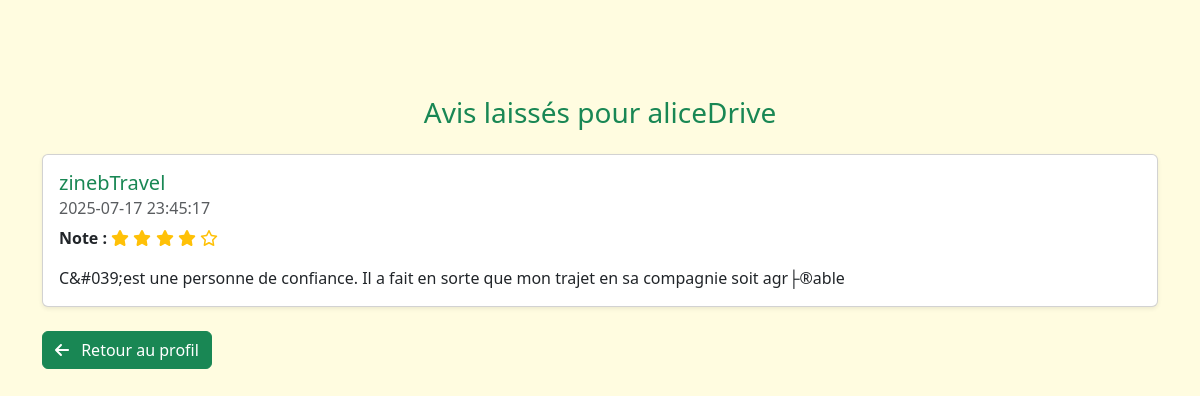
Before: /liste_avis.php?id=1 with the older database file.
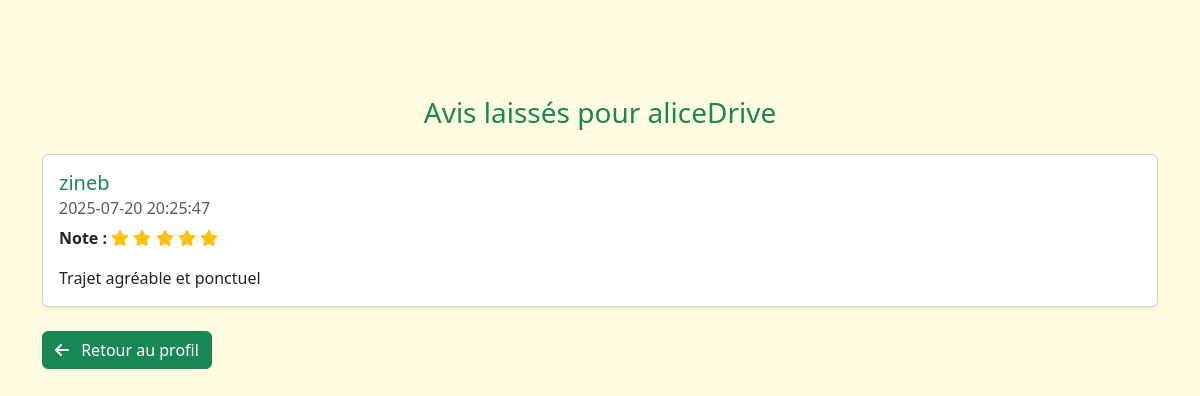
After: the same page with the newer database file.
### tables this page shows
CREATE TABLE utilisateur (
  id_utilisateur INT AUTO_INCREMENT PRIMARY KEY,
  pseudo         VARCHAR(50)  NOT NULL,
  email          VARCHAR(100) NOT NULL UNIQUE,
  mot_de_passe   VARCHAR(255) NOT NULL,
  nom            VARCHAR(50),
  prenom         VARCHAR(50),
  role           ENUM('utilisateur','conducteur','employe','admin') DEFAULT 'utilisateur',
  photo          VARCHAR(255),
  credits        INT DEFAULT 0,
  suspendu       TINYINT(1) DEFAULT 0,
  UNIQUE KEY uq_utilisateur_pseudo (pseudo)
);

CREATE TABLE avis (
  id_avis        INT AUTO_INCREMENT PRIMARY KEY,
  id_utilisateur INT NOT NULL,         
  id_conducteur  INT NOT NULL,         
  note           INT NOT NULL,
  commentaire    TEXT,
  date_avis      DATETIME DEFAULT CURRENT_TIMESTAMP,
  valide         TINYINT(1) DEFAULT 0,
  CONSTRAINT chk_avis_note CHECK (note BETWEEN 1 AND 5),
  CONSTRAINT fk_avis_auteur
    FOREIGN KEY (id_utilisateur) REFERENCES utilisateur(id_utilisateur)
    ON DELETE CASCADE ON UPDATE CASCADE,
  CONSTRAINT fk_avis_conducteur
    FOREIGN KEY (id_conducteur) REFERENCES utilisateur(id_utilisateur)
    ON DELETE CASCADE ON UPDATE CASCADE,
  KEY idx_avis_conducteur (id_conducteur)
);

### liste_avis.php (the view, shortened to what this page needs)
<?php
include_once 'config.php';
$id_conducteur = (int) $_GET['id'];
$stmt = $pdo->prepare("SELECT pseudo FROM utilisateur WHERE id_utilisateur = ?");
$stmt->execute([$id_conducteur]);
$conducteur = $stmt->fetch();
$stmt = $pdo->prepare("
    SELECT a.*, u.pseudo AS pseudo_passager
    FROM avis a
    INNER JOIN utilisateur u ON a.id_utilisateur = u.id_utilisateur
    WHERE a.id_conducteur = ?
    ORDER BY a.date_avis DESC
");
$stmt->execute([$id_conducteur]);
$avis = $stmt->fetchAll(PDO::FETCH_ASSOC);
?>
<!DOCTYPE html>
<html lang="fr">
<head>
    <link rel="stylesheet" href="https://cdn.jsdelivr.net/npm/bootstrap@5.3.0/dist/css/bootstrap.min.css">
    <link rel="stylesheet" href="https://cdnjs.cloudflare.com/ajax/libs/font-awesome/6.5.0/css/all.min.css">
</head>
    <body style="background-color: #fffce0;" class="py-5">
<div class="container py-5">
    <h3 class="text-center text-success mb-4">
        Avis laissés pour <?= htmlspecialchars($conducteur['pseudo']) ?>
    </h3>
    <?php if (!empty($avis)): ?>
        <?php foreach ($avis as $a): ?>
            <div class="card mb-3 shadow-sm">
                <div class="card-body">
                    <h5 class="card-title text-success"><?= htmlspecialchars($a['pseudo_passager']) ?></h5>
                    <h6 class="card-subtitle mb-2 text-muted"><?= htmlspecialchars($a['date_avis']) ?></h6>
                    <p class="card-text">
    <strong>Note :</strong>
    <?php for ($i = 1; $i <= 5; $i++): ?>
        <i class="<?= $i <= $a['note'] ? 'fas' : 'far' ?> fa-star text-warning"></i>
    <?php endfor; ?></p>
                    <p class="card-text"><?= nl2br(htmlspecialchars($a['commentaire'])) ?></p>
                </div>
            </div>
        <?php endforeach; ?>
    <?php else: ?>
        <div class="alert alert-info">Ce conducteur n’a pas encore reçu d’avis.</div>
    <?php endif; ?>
    <div class="mt-4">
        <a href="/conducteur/05_profil_conducteur.php?id=<?= $id_conducteur ?>" class="btn btn-success">
            <i class="fas fa-arrow-left me-2"></i> Retour au profil
        </a>
    </div>
</div>
</body>
</html>

Changed rows visible on the page:
removed avis: id_utilisateur.pseudo "zinebTravel", date_avis "2025-07-17 23:45:17", note 4 (drawn), commentaire "C&#039;est une personne de confiance. Il a fait en sorte que mon trajet en sa compagnie soit agr├®able"
added avis: id_utilisateur.pseudo "zineb", date_avis "2025-07-20 20:25:47", note 5 (drawn), commentaire "Trajet agréable et ponctuel"
